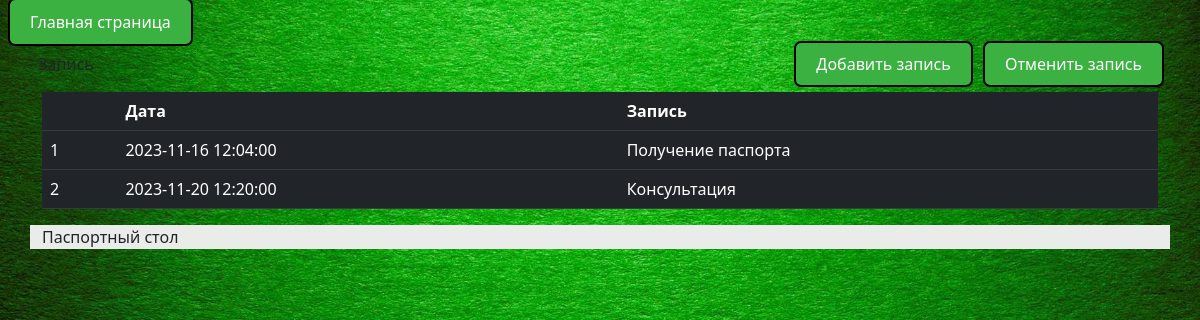
/Registratura/views/auth/menu2.php, run on the app's committed database.
### tables this page shows
CREATE TABLE `orders` (
  `id_orders` int(11) NOT NULL,
  `start` datetime NOT NULL,
  `end` int(11) NOT NULL,
  `patients_id` int(11) NOT NULL,
  `name` varchar(100) NOT NULL,
  `staff_id` int(11) NOT NULL,
  `services_id` int(11) NOT NULL
);

### Registratura/controllers/db.php (called while the page is built, shortened)
<?php
class DB
{
    protected function connect(){
        return new PDO('mysql:host=localhost;dbname=20087_db_regist;charset=utf8','root','');
    }
    protected function DBAll($query){
        $connect=$this->connect();
        $sql = $connect->query($query);
        $sql->execute();
        return $sql->fetchAll();
    }
}

### Registratura/controllers/order.php (called while the page is built, shortened)
<?php
require ('db.php');
class order extends DB
{
    public function get(){
        return $this->DBAll('SELECT * from orders');
    }
}

### Registratura/views/auth/menu2.php (the view)
<div class="d-flex">
    <a class="knopka" href="../auth/index.php">Главная страница</a>
</div>
<?php
require ('../layout/header.php');
require ('../../controllers/order.php');
?>
<div class="container d-flex justify-content-between align-items-center p-2 mb-2 border_width">
    <div>Запись</div>
    <div>
        <a class="knopka" href="../orders/create.php">Добавить запись</a>
        <a class="knopka" href="../orders/delete.php">Отменить запись</a>
    </div>
</div>
<div class="container">
<table class="table table-hover table-dark">
    <thead>
    <tr>
        <th> </th>
        <th>Дата</th>
        <th>Запись</th>
    </tr>
    </thead>
    <tbody>
    <?php
    $db= new order();
    $data = $db->get();
    foreach ($data as $key=>$row){
        ?>
        <tr>
            <td><?php echo ++$key;?></td>
            <td><?php echo $row['start'];?></td>
            <td><?php echo $row['name'];?></td>
        </tr>
    <?php }?>
    </tbody>
</table>
</div>
<?php
require ('../layout/footer.php');
?>

### data on the page
orders: start "2023-11-16 12:04:00", name "Получение паспорта"
orders: start "2023-11-20 12:20:00", name "Консультация"
